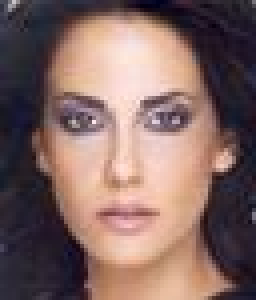
%> input picture ex8/data/faceA.jpg, 64 x 75 px (shown 4 times larger)
$ octave ex82.m   (GNU Octave 9; MATLAB toolbox functions it lacks are replaced by stand-ins)
%> lines starting %> are read from the running program, lines starting %| are printed output that depends on the picture
clear all; close all; clc;

load('data/Classifiers.mat')
faceDetector = HaarFeatures(classifiers, 1);
windowSize = faceDetector.windowSize;

% img = single(rgb2gray(imread('data/faceC.jpg')));
img = single(rgb2gray(imread('data/faceA.jpg')));
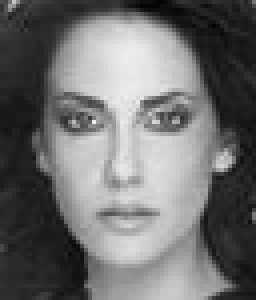
%> img: size 75x64 single (shown 4 times larger); min 3, max 238, mean 110.8
img = imresize(img, 0.5);
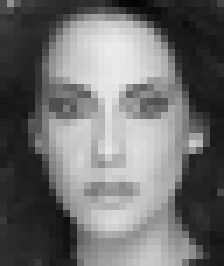
%> img: size 38x32 single (shown 7 times larger); min 5.76, max 236.6, mean 110.8
size(img)
%> ans = [38 32]


for i = 1:10
    img = imresize(img, 0.85);

    figure(1)
    subplot(2, 1, 1)
    imshow(img/255)

    subplot(2, 1, 2)

%> (the run ends here)
